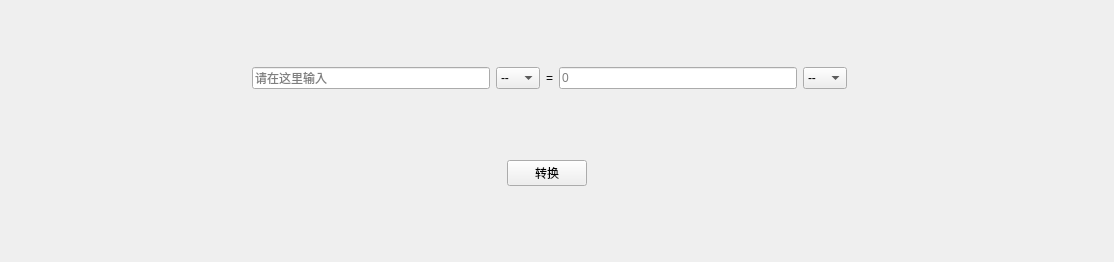
    <widget class="QWidget" name="tab">
     <attribute name="title">
      <string>进制转换</string>
     </attribute>
     <widget class="QWidget" name="">
      <property name="geometry">
       <rect>
        <x>14</x>
        <y>2</y>
        <width>1091</width>
        <height>251</height>
       </rect>
      </property>
      <layout class="QVBoxLayout" name="verticalLayout">
       <item>
        <layout class="QHBoxLayout" name="horizontalLayout">
         <item>
          <spacer name="horizontalSpacer">
           <property name="orientation">
            <enum>Qt::Horizontal</enum>
           </property>
           <property name="sizeHint" stdset="0">
            <size>
             <width>158</width>
             <height>20</height>
            </size>
           </property>
          </spacer>
         </item>
         <item>
          <widget class="QLineEdit" name="lineEdit_binary_input_3">
           <property name="placeholderText">
            <string>请在这里输入</string>
           </property>
          </widget>
         </item>
         <item>
          <widget class="QComboBox" name="comboBox_binary_input_3">
           <property name="editable">
            <bool>false</bool>
           </property>
           <property name="currentIndex">
            <number>0</number>
           </property>
           <item>
            <property name="text">
             <string>--</string>
            </property>
           </item>
           <item>
            <property name="text">
             <string>2</string>
            </property>
           </item>
           <item>
            <property name="text">
             <string>8</string>
            </property>
           </item>
           <item>
            <property name="text">
             <string>10</string>
            </property>
           </item>
           <item>
            <property name="text">
             <string>16</string>
            </property>
           </item>
          </widget>
         </item>
         <item>
          <widget class="QLabel" name="label_binary">
           <property name="text">
            <string>=</string>
           </property>
          </widget>
         </item>
         <item>
          <widget class="QLineEdit" name="lineEdit_binary_output_3">
           <property name="placeholderText">
            <string>0</string>
           </property>
          </widget>
         </item>
         <item>
          <widget class="QComboBox" name="comboBox_binary_output_3">
           <property name="currentIndex">
            <number>0</number>
           </property>
           <item>
            <property name="text">
             <string>--</string>
            </property>
           </item>
           <item>
            <property name="text">
             <string>2</string>
            </property>
           </item>
           <item>
            <property name="text">
             <string>8</string>
            </property>
           </item>
           <item>
            <property name="text">
             <string>10</string>
            </property>
           </item>
           <item>
            <property name="text">
             <string>16</string>
            </property>
           </item>
          </widget>
         </item>
         <item>
          <spacer name="horizontalSpacer_2">
           <property name="orientation">
            <enum>Qt::Horizontal</enum>
           </property>
           <property name="sizeHint" stdset="0">
            <size>
             <width>258</width>
             <height>20</height>
            </size>
           </property>
          </spacer>
         </item>
        </layout>
       </item>
       <item>
        <layout class="QHBoxLayout" name="horizontalLayout_3">
         <item>
          <spacer name="horizontalSpacer_3">
           <property name="orientation">
            <enum>Qt::Horizontal</enum>
           </property>
           <property name="sizeHint" stdset="0">
            <size>
             <width>388</width>
             <height>20</height>
            </size>
           </property>
          </spacer>
         </item>
         <item>
          <widget class="QPushButton" name="pushButton_binary">
           <property name="text">
            <string>转换</string>
           </property>
          </widget>
         </item>
         <item>
          <spacer name="horizontalSpacer_4">
           <property name="orientation">
            <enum>Qt::Horizontal</enum>
           </property>
           <property name="sizeHint" stdset="0">
            <size>
             <width>518</width>
             <height>20</height>
            </size>
           </property>
          </spacer>
         </item>
        </layout>
       </item>
      </layout>
     </widget>
    </widget>
